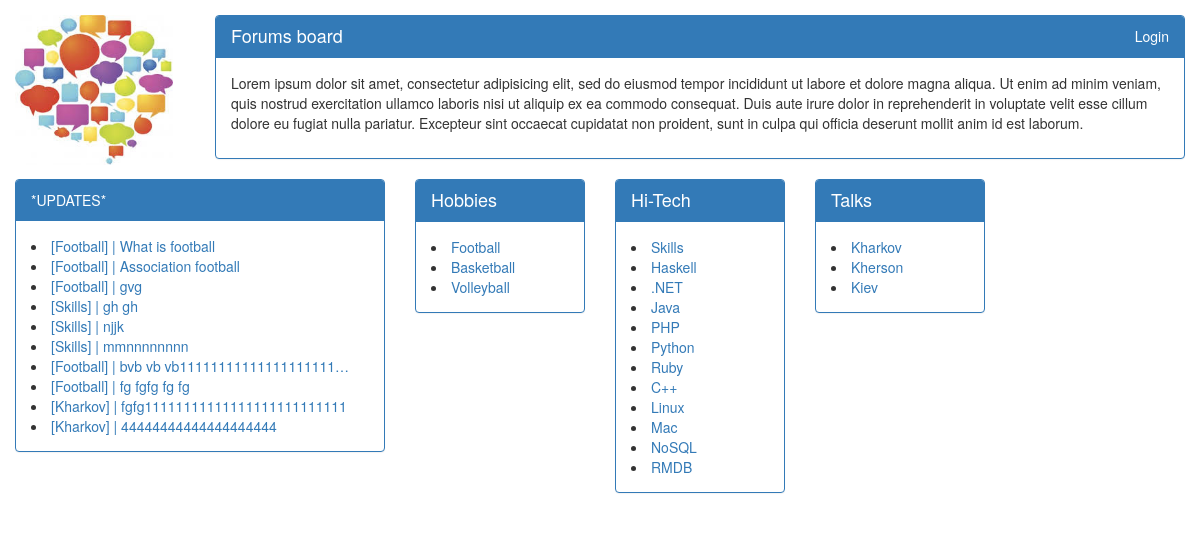
/, run on an earlier commit of the app's database.
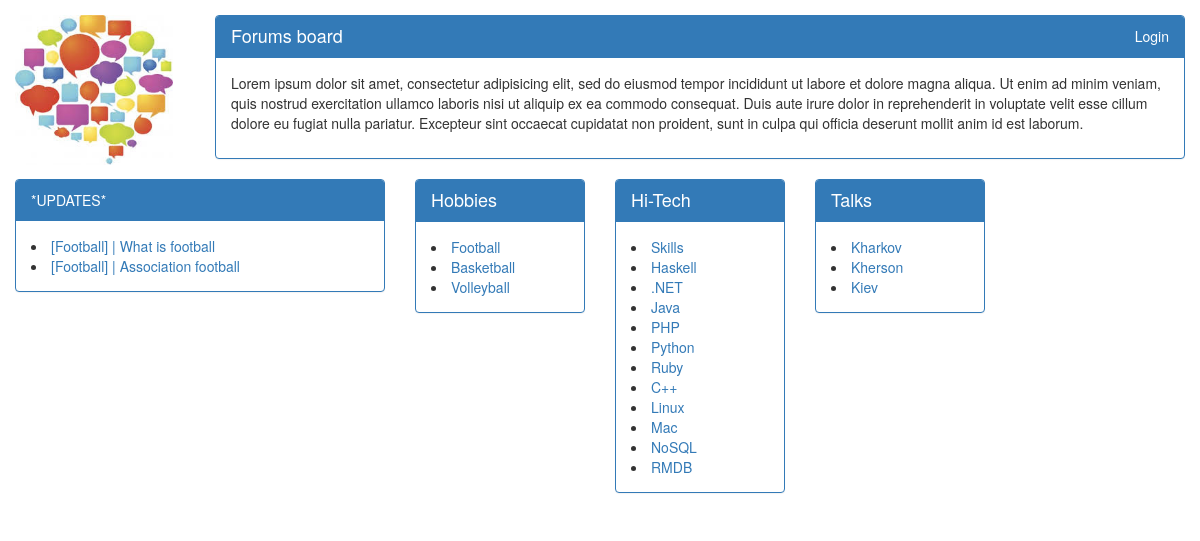
And on a later commit of the database.
### IT_FORUM/models.py (models this page shows, shortened)
class Thread(models.Model):
    class Meta:
        db_table = 'thread'
        verbose_name = 'Thread'
        verbose_name_plural = 'Threads'
    thread_author = models.CharField(max_length=250, verbose_name='Your name', blank=True)
    thread_author_email = models.EmailField(verbose_name='Your e-mail', blank=True)
    thread_title = models.CharField(max_length=250, verbose_name='Thread title', blank=False, unique=True)
    thread_text = models.TextField(verbose_name='Thread description', blank=False)
    thread_date = models.DateTimeField(auto_now_add=True, verbose_name='Created', blank=False)
    thread_change_date = models.DateTimeField(auto_now=True, verbose_name='Changed')
    thread_category = models.ForeignKey(Category)
    thread_image = models.ImageField(upload_to="", default="ImageNot.jpg")

class Category(models.Model):
    class Meta:
        db_table = 'category'
        verbose_name = 'Thread category'
        verbose_name_plural = 'Thread categories'
    category_title = models.CharField(max_length=250, verbose_name='Title', blank=False, unique=True)
    parent_category = models.ForeignKey("self", blank=True, null=True)
    def __str__(self):
        return self.category_title

### IT_FORUM/views.py (the view)
# urls.py: url(r'^$', show_home_page, name="home"),
def show_home_page(request):
    args = dict()
    args['main_categories'] = get_cat_and_subcat_dict(request)
    args["recently_updated_threads"] = list(Thread.objects.order_by('thread_change_date').reverse())[-10:]
    return render(request, "Dashboard_page_content.html", args)

### IT_FORUM/views.py (called while the page is built)
def get_cat_and_subcat_dict(request):
    categories_with_subcategories_dict = dict()
    categories_with_subcategories_dict["Hobbies"] = Category.objects.filter(
        parent_category__category_title="Hobbies")
    categories_with_subcategories_dict["Hi_Tech"] = Category.objects.filter(
        parent_category__category_title="Hi-Tech")
    categories_with_subcategories_dict["Talks"] = Category.objects.filter(
        parent_category__category_title="Talks")
    if request.user.is_authenticated():
        categories_with_subcategories_dict["Big_Boss"] = Category.objects\
            .filter(parent_category__category_title="Big Boss")
        categories_with_subcategories_dict["HR"] = Category.objects.filter(
            parent_category__category_title="HR")
    return categories_with_subcategories_dict

### templates/Dashboard_page_content.html (shortened to what this page needs)
{% extends 'Dashboard_page_header.html' %}
{% load staticfiles %}
{% load bootstrap3 %}
{% block dashboard_page_content %}
    <div class="col-lg-4">
        <div class="panel panel-primary">
            <div class="panel-heading">
                *UPDATES*
            </div>
            <div class="panel-body">
                {% for thread in recently_updated_threads %}
                    <li>
                        <a href="{% url 'threads_category_page' thread.thread_category_id %}">[{{ thread.thread_category }}] | </a>
                        <a href="{% url 'thread_page' thread.id %}">{{ thread.thread_title|truncatechars:30 }}</a>
                    </li>
                {% endfor %}
            </div>
        </div>
    </div>
    <div class="col-lg-2">
        <div class="panel panel-primary">
            <div class="panel-heading">
                <h4>Hobbies</h4>
            </div>
            <div class="panel-body">
                {% for sub_cat in main_categories.Hobbies %}
                    <li>
                        <a href="{% url 'threads_category_page' sub_cat.id %}">{{ sub_cat.category_title }}</a>
                    </li>
                {% endfor %}
            </div>
        </div>
    </div>
    <div class="col-lg-2">
        <div class="panel panel-primary">
            <div class="panel-heading">
                <h4>Hi-Tech</h4>
            </div>
            <div class="panel-body">
                {% for sub_cat in main_categories.Hi_Tech %}
                    <li>
                        <a href="{% url 'threads_category_page' sub_cat.id %}">{{ sub_cat.category_title }}</a>
                    </li>
                {% endfor %}
            </div>
        </div>
    </div>
    <div class="col-lg-2">
        <div class="panel panel-primary">
            <div class="panel-heading">
                <h4>Talks</h4>
            </div>
            <div class="panel-body">
                {% for sub_cat in main_categories.Talks %}
                    <li>
                        <a href="{% url 'threads_category_page' sub_cat.id %}">{{ sub_cat.category_title }}</a>
                    </li>
                {% endfor %}
            </div>
        </div>
    </div>
    <div class="col-lg-2">
    </div>
{% endblock %}

What changed in the data, as far as the page shows it:
removed Thread: thread_category "Football", thread_title "gvg"
removed Thread: thread_category "Skills", thread_title "gh gh"
removed Thread: thread_category "Skills", thread_title "njjk"
removed Thread: thread_category "Skills", thread_title "mmnnnnnnnn"
removed Thread: thread_category "Football", thread_title "bvb vb vb11111111111111111111…"
removed Thread: thread_category "Football", thread_title "fg fgfg fg fg"
removed Thread: thread_category "Kharkov", thread_title "fgfg11111111111111111111111111"
removed Thread: thread_category "Kharkov", thread_title "44444444444444444444"
